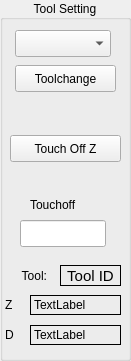
   <widget class="QGroupBox" name="groupBox_12">
    <property name="geometry">
     <rect>
      <x>300</x>
      <y>60</y>
      <width>131</width>
      <height>361</height>
     </rect>
    </property>
    <property name="title">
     <string>Tool Setting</string>
    </property>
    <property name="alignment">
     <set>Qt::AlignCenter</set>
    </property>
    <widget class="QComboBox" name="tool_change_cb">
     <property name="geometry">
      <rect>
       <x>15</x>
       <y>30</y>
       <width>96</width>
       <height>27</height>
      </rect>
     </property>
    </widget>
    <widget class="QPushButton" name="tool_change_pb">
     <property name="geometry">
      <rect>
       <x>15</x>
       <y>65</y>
       <width>101</width>
       <height>27</height>
      </rect>
     </property>
     <property name="toolTip">
      <string/>
     </property>
     <property name="toolTipDuration">
      <number>-1</number>
     </property>
     <property name="text">
      <string>Toolchange</string>
     </property>
    </widget>
    <widget class="QLabel" name="label_15">
     <property name="geometry">
      <rect>
       <x>10</x>
       <y>265</y>
       <width>41</width>
       <height>21</height>
      </rect>
     </property>
     <property name="baseSize">
      <size>
       <width>0</width>
       <height>0</height>
      </size>
     </property>
     <property name="text">
      <string>Tool:</string>
     </property>
     <property name="alignment">
      <set>Qt::AlignRight|Qt::AlignTrailing|Qt::AlignVCenter</set>
     </property>
     <property name="indent">
      <number>4</number>
     </property>
    </widget>
    <widget class="QLabel" name="tool_diameter_lb">
     <property name="geometry">
      <rect>
       <x>30</x>
       <y>325</y>
       <width>91</width>
       <height>20</height>
      </rect>
     </property>
     <property name="frameShape">
      <enum>QFrame::Box</enum>
     </property>
     <property name="text">
      <string>TextLabel</string>
     </property>
     <property name="alignment">
      <set>Qt::AlignLeading|Qt::AlignLeft|Qt::AlignVCenter</set>
     </property>
    </widget>
    <widget class="QPushButton" name="tool_touchoff_z">
     <property name="geometry">
      <rect>
       <x>10</x>
       <y>135</y>
       <width>111</width>
       <height>27</height>
      </rect>
     </property>
     <property name="text">
      <string>Touch Off Z</string>
     </property>
    </widget>
    <widget class="QLabel" name="label_29">
     <property name="geometry">
      <rect>
       <x>5</x>
       <y>325</y>
       <width>21</width>
       <height>19</height>
      </rect>
     </property>
     <property name="text">
      <string>D</string>
     </property>
    </widget>
    <widget class="QLabel" name="tool_zoffset_lb">
     <property name="geometry">
      <rect>
       <x>30</x>
       <y>295</y>
       <width>91</width>
       <height>20</height>
      </rect>
     </property>
     <property name="frameShape">
      <enum>QFrame::Box</enum>
     </property>
     <property name="text">
      <string>TextLabel</string>
     </property>
     <property name="alignment">
      <set>Qt::AlignLeading|Qt::AlignLeft|Qt::AlignVCenter</set>
     </property>
    </widget>
    <widget class="QLabel" name="tool_id_lb">
     <property name="geometry">
      <rect>
       <x>60</x>
       <y>265</y>
       <width>61</width>
       <height>21</height>
      </rect>
     </property>
     <property name="font">
      <font>
       <pointsize>11</pointsize>
      </font>
     </property>
     <property name="frameShape">
      <enum>QFrame::Box</enum>
     </property>
     <property name="text">
      <string>Tool ID</string>
     </property>
     <property name="alignment">
      <set>Qt::AlignCenter</set>
     </property>
    </widget>
    <widget class="QLabel" name="label_27">
     <property name="geometry">
      <rect>
       <x>5</x>
       <y>295</y>
       <width>21</width>
       <height>19</height>
      </rect>
     </property>
     <property name="text">
      <string>Z</string>
     </property>
    </widget>
    <widget class="QLabel" name="label_40">
     <property name="geometry">
      <rect>
       <x>30</x>
       <y>195</y>
       <width>66</width>
       <height>19</height>
      </rect>
     </property>
     <property name="text">
      <string>Touchoff</string>
     </property>
    </widget>
    <widget class="QLineEdit" name="tool_touchoff_le">
     <property name="geometry">
      <rect>
       <x>20</x>
       <y>220</y>
       <width>86</width>
       <height>27</height>
      </rect>
     </property>
    </widget>
   </widget>
